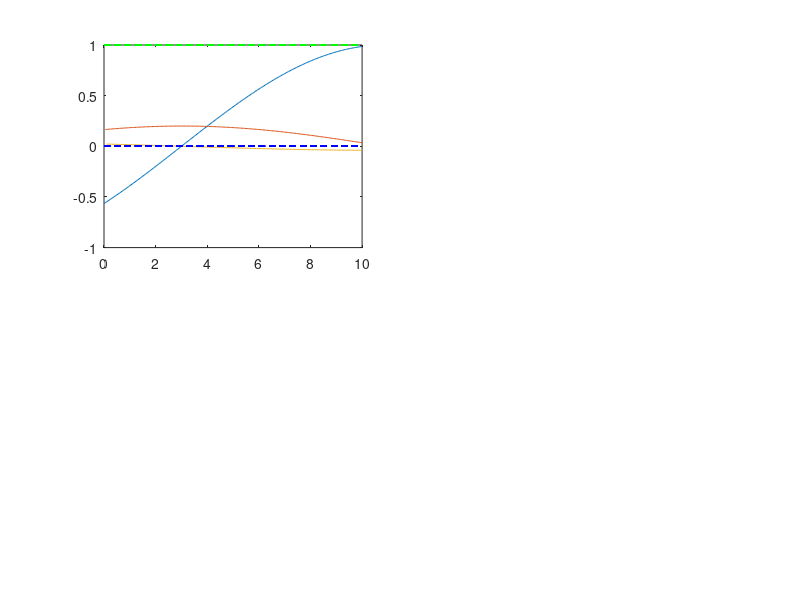

MATLAB code to generate this figure: (Note: this script raises an error after producing the figure.)
clf;
clc;
%% parameters
t0 = 0 ; 
tf = 10 ; 
td = 0.05; 
t = t0:td:tf;
a = 0.2;
y = sin(a*(t-3));
yd = diff(y)/td;
ydd = diff(yd)/td;
subplot(2,2,1)
plot(t,y,t(2:length(t)),yd,t(3:length(t)),ydd);
hold on;
plot(t,zeros(length(t)),'--b',t,ones(length(t)),'--g');

f_new = dmp(y,t0,tf,td,t);


%% functions

function f_new = dmp(x,t0,tf,td,t)
    tau = 1;
    xd = diff(x)/td;
    xdd = diff(xd)/td;
    v = [xd(1),xd]*tau; 
    vd = [xdd(1),xdd(1),xdd]*tau;
    K = 1; D = sqrt(4*K);
    g = x(length(x));
    x0 = x(1);
    f_s = (-K*(g-x) + D*v + tau*vd)/(g-x0);
    alp_s = 0.3;
    s = exp(-alp_s*t/tau);
    
    
    
    
    
    plot(t,s);
    legend('y','yd','ydd','','','s(t)');
    subplot(2,2,3);
    
    f_new = gaussian_basis(s,1.2,100,20,f_s);
    
end



function f_new = gaussian_basis(s,c,h,n,f_s)
    Cs = (1:n)*(c/n);
    Cs = ones(length(s),1)*Cs;
    sn = s'*ones(1,n);
    K = exp(-h.*(sn-Cs).^2);
    
    K1 = K;
    wi_lw = zeros(n,1);
    for i = 1:n
        qsi = diag(K1(:,i));
        
        wi_lw(i,1) = (s*qsi*f_s')/(s*qsi*s');
    end
    
    for i = 1:length(s)
        K(i,:) = K(i,:)/sum(K(i,:));
    end
    
    
    f_new = K*wi_lw;
    
    hold on;
    subplot(2,2,2)
    plot(s,K1);
    
    
    subplot(2,2,3)
    plot(s,f_s);
    plot(s,f_new);
    legend('f_s','f_{new}')
    
    
end